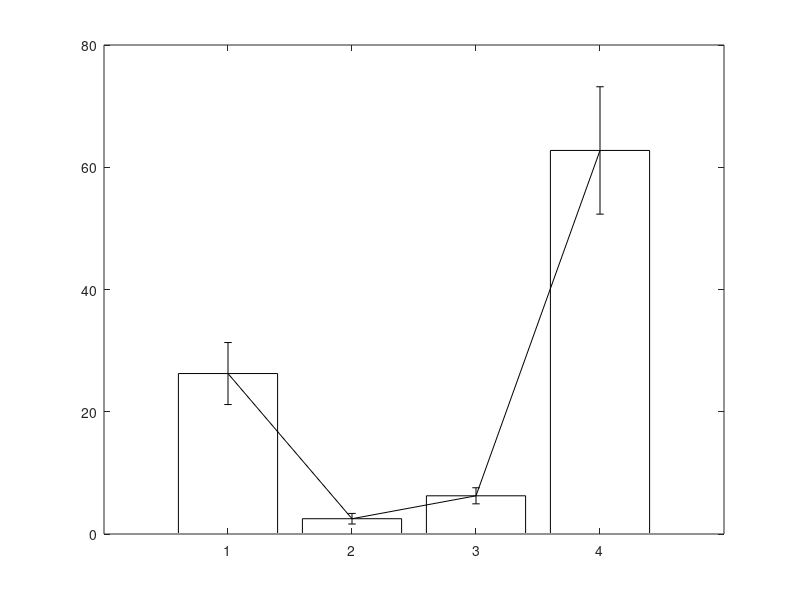

MATLAB code to generate this figure: (Note: this script raises an error after producing the figure.)


clear
clusterlist = {'Esr2m','Esr2f','St18m','St18f'};
behlist = {'sniff','mount','introm','ejacu'};
inputvar = {[12,4,4,80;28,3,8,80;29,3,9,38;36,0,4,53],[31,0,4,75;31,3,3,55;20,0,0,52;34,2,2,55],[44,26,25,6;50,57,63,9],[27,6,31,10;58,0,35,13;26,10,26,0]};
row_cmap = 64;
cmap1 = ones(row_cmap,3);
c_r1 = 256/256:-1/256/(row_cmap-1):255/256;
c_g1 = 256/256:-256/256/(row_cmap-1):0/256;
c_b1 = 256/256:-256/256/(row_cmap-1):0/256;
cmap1(:,1) = c_r1;
cmap1(:,2) = c_g1; 
cmap1(:,3) = c_b1;

for i =1:length(clusterlist)
    xs{i} = [];all_peak{i} = [];
	for j = 1:4
        xs{i} = [xs{i},j+0.2*rand(1,size(inputvar{i},1))-0.1];       
        all_peak{i} = [all_peak{i};inputvar{i}(:,j)];
        mean_inputvar{i}(j) = mean(inputvar{i}(:,j));
        sem_inputvar{i}(j) = std(inputvar{i}(:,j))/sqrt(size(inputvar{i},1) );
    end
    hfig = figure()
    set(gcf,'Position',[100,100,400,400])

    % ylength = 3000;
    bar(mean_inputvar{i},'w')
    hold on;
    errorbar(mean_inputvar{i},sem_inputvar{i}, 'k', 'Linestyle', 'None')
    
    axis([0 5 0 100])
    scatter(xs{i},all_peak{i},'MarkerFaceColor',[0,0,0],'MarkerEdgeColor','none','LineWidth',1.5);
    title(clusterlist{i})
    xtl=behlist; 
    yt=get(gca,'YTick');   
    xtextp=get(gca,'XTick'); 
    ytextp=(yt(1)-0.4*(yt(2)-yt(1)))*ones(1,length(xtextp)); 
    text(xtextp,ytextp,xtl,'HorizontalAlignment','right','rotation',15,'fontsize',20); 
    set(gca,'xticklabel','');
    set(gca,'fontsize',20)
    ylabel('neuron percents')
    hfig.Renderer = 'Painters';
    saveas(hfig,['E:\wupeixuan\auc_plot\data\dzyimg\miniscope data plot\Figure1-3\fig2update\0521materials\bar_percents_',clusterlist{i},'.pdf'])
end

%%%
